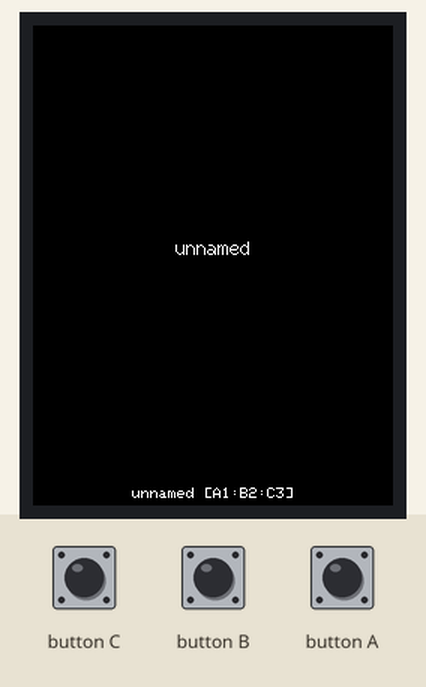
This program was run on a simulated ESP32-S3. On the bench: 240×320 colour display. The test bench sets the inputs (shaded band). WiFi joins after 1.5 s; servers stay silent unless stated; what the program prints to the serial monitor is not drawn.

Above: at 3.4 s.
At 5.7 s:
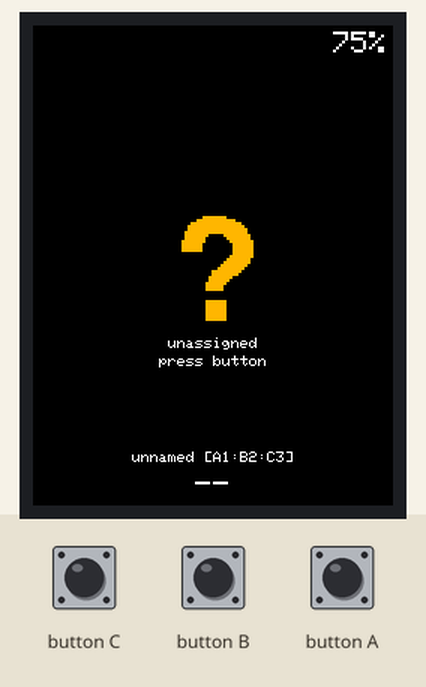
5.8 s: button A pressed for 0.15 s
At 6.5 s:
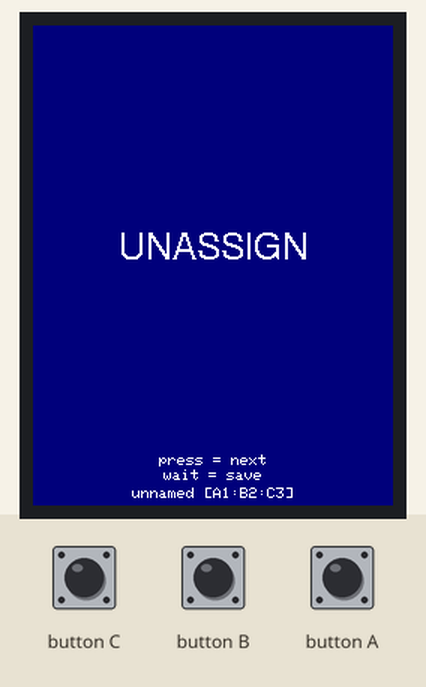
8.9 s: button A pressed for 1 s
At 10.1 s:
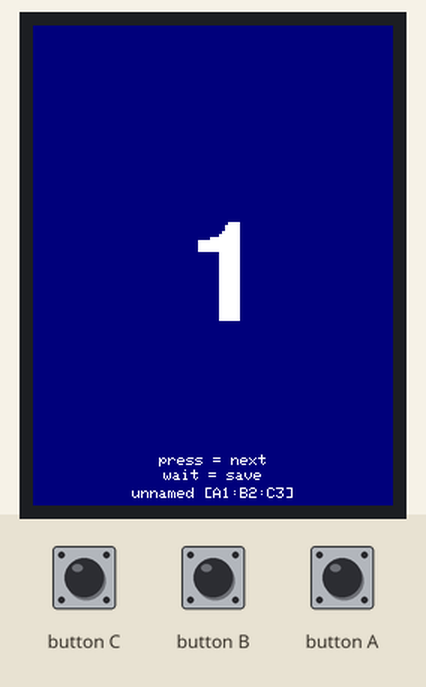
15.9 s: button A pressed for 3.2 s
At 21.1 s:
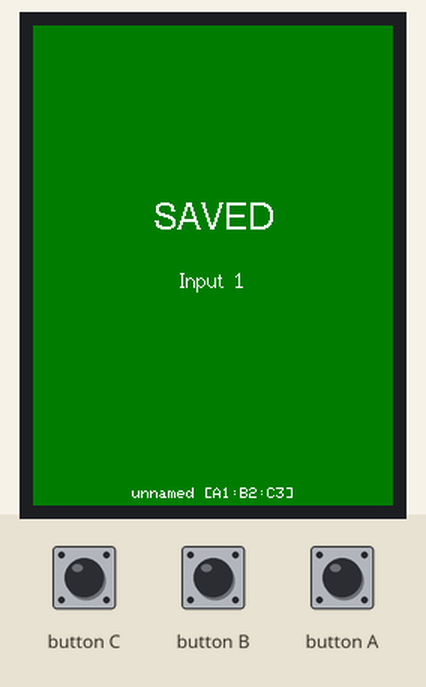
Timing chart, 0 to 22.6 s (numbered marks = the images above; inputs shaded):
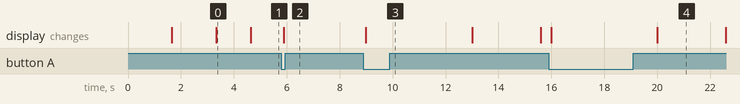

Measured:
- after the input at 5.8 s, the display: changes after 0.09 s (image 2)
- after the input at 8.9 s, the display: changes after 0.09 s (image 3)
- after the input at 15.9 s, the display: first changes after 0.09 s (image 4 shows a later state)
- what the display in image 0 shows lasts 1.3 s, from 3.3 s to 4.6 s

The program:

main.cpp
```cpp
// (licence header left out)
#include <M5Unified.h>
#include <WiFi.h>
#include <WiFiUdp.h>
#include <esp_wifi.h>
#include <ArduinoJson.h>
#include "config.h"

enum class TallyState { BOOT, IDLE, PREVIEW, PROGRAM, LOST };

static WiFiUDP tallyUdp;
static WiFiUDP statusUdp;

static TallyState state = TallyState::BOOT;
static TallyState drawnState = TallyState::BOOT;

static uint8_t  myCamera   = 0;        // 0 = unassigned
static uint8_t  maxCam     = DEFAULT_CAM_COUNT;
static uint8_t  pgmBright  = 255;
static uint8_t  pvwBright  = 60;
static char     myName[32] = "unnamed";
static char     macStr[18] = {0};
static char     inputNames[MAX_CAM_SLOTS][20] = {{0}};  // 1-based labels from server

static uint32_t lastPacketMs   = 0;
static uint32_t lastStatusMs   = 0;
static uint32_t lastHbMs       = 0;
static uint32_t lastBattSample = 0;
static uint32_t lastBattShowMs = 0;
static uint32_t overlayUntilMs = 0;

// Assign mode (main button)
static bool     assignMode   = false;
static int      pendingCam   = 0;
static uint32_t assignUntilMs = 0;

// Battery drain-rate EMA (percent per minute) for ETA estimation.
static float    battPct     = -1;
static float    drainPerMin = 0;
static int      etaMin      = -1;
static const float DRAIN_ALPHA = 0.25f;

static bool     screenOn = false;

// ---------------------------------------------------------------------------
// Display helpers
// ---------------------------------------------------------------------------
static void screenOff() {
  if (!screenOn && drawnState != TallyState::BOOT) return;
  M5.Display.setBrightness(0);
  M5.Display.fillScreen(TFT_BLACK);
  M5.Display.sleep();
  screenOn = false;
}

static void screenWake(uint8_t brightness) {
  M5.Display.wakeup();
  M5.Display.setBrightness(brightness);
  screenOn = true;
}

static const char* camLabel(int cam) {
  if (cam < 1 || cam >= MAX_CAM_SLOTS) return "";
  return inputNames[cam][0] ? inputNames[cam] : "";
}

// Portrait layout (SCREEN_ROTATION 0/2 -> 135 x 240):
//   top-right: battery %      center: big letter      bottom: camera name
static void drawChrome(uint16_t fg, uint16_t bg) {
  M5.Display.setTextColor(fg, bg);
  M5.Display.setFont(&fonts::Font0);
  M5.Display.setTextSize(2);
  if (battPct >= 0) {
    char b[8]; snprintf(b, sizeof(b), "%d%%", (int)battPct);
    M5.Display.setTextDatum(top_right);
    M5.Display.drawString(b, M5.Display.width() - 4, 4);
  }
  char cam[32];
  const char* lbl = camLabel(myCamera);
  if (myCamera == 0)  snprintf(cam, sizeof(cam), "--");
  else if (lbl[0])    snprintf(cam, sizeof(cam), "%s", lbl);
  else                snprintf(cam, sizeof(cam), "Cam %d", myCamera);
  M5.Display.setTextDatum(bottom_center);
  M5.Display.drawString(cam, M5.Display.width() / 2, M5.Display.height() - 6);
  M5.Display.setTextSize(1);
}

static void drawBigLetter(const char* letter, uint16_t fg, uint16_t bg, uint8_t scale) {
  // fonts::Font8 is 7-segment numerals only (no letters) -> use a real typeface.
  M5.Display.setTextColor(fg, bg);
  M5.Display.setFont(&fonts::FreeSansBold24pt7b);
  M5.Display.setTextSize(scale);
  M5.Display.setTextDatum(middle_center);
  M5.Display.drawString(letter, M5.Display.width() / 2, M5.Display.height() / 2);
  M5.Display.setTextSize(1);
}

static void drawBig(const char* letter, uint16_t bg, uint16_t fg, uint8_t brightness) {
  screenWake(brightness);
#if TALLY_STYLE == 1
  // Dot style: black field, large colored disc, NO letter. Same power as
  // full-field on this LCD (backlight is the cost), but far less light spill.
  M5.Display.fillScreen(TFT_BLACK);
  int r = (M5.Display.width() / 2) - DOT_MARGIN;
  M5.Display.fillCircle(M5.Display.width() / 2, M5.Display.height() / 2, r, bg);
  (void)letter;   // dot-only by design; letter is used in style 0
  drawChrome(TFT_WHITE, TFT_BLACK);
#else
  M5.Display.fillScreen(bg);
  drawBigLetter(letter, fg, bg, 3);
  drawChrome(fg, bg);
#endif
}

static void drawIdentity(int y) {
  // Small "who am I" line: name + MAC tail.
  M5.Display.setFont(&fonts::Font0);
  M5.Display.setTextSize(1);
  M5.Display.setTextDatum(bottom_center);
  char line[48];
  snprintf(line, sizeof(line), "%s [%s]", myName, macStr + 9);
  M5.Display.drawString(line, M5.Display.width() / 2, y);
}

static void drawLost() {
  screenWake(60);
  M5.Display.fillScreen(TFT_BLACK);
  drawBigLetter("?", TFT_ORANGE, TFT_BLACK, 2);
  M5.Display.setTextColor(TFT_WHITE, TFT_BLACK);
  M5.Display.setFont(&fonts::Font0);
  M5.Display.setTextSize(1);
  M5.Display.setTextDatum(middle_center);
  M5.Display.drawString((myCamera == 0) ? "unassigned" : "no signal",
                        M5.Display.width() / 2, M5.Display.height() / 2 + 52);
  if (myCamera == 0) M5.Display.drawString("press button", M5.Display.width() / 2, M5.Display.height() / 2 + 64);
  drawChrome(TFT_WHITE, TFT_BLACK);
  drawIdentity(M5.Display.height() - 28);
}

static void drawAssign() {
  screenWake(150);
  M5.Display.fillScreen(TFT_NAVY);
  M5.Display.setTextColor(TFT_WHITE, TFT_NAVY);
  M5.Display.setTextDatum(middle_center);
  if (pendingCam == 0) {
    M5.Display.setFont(&fonts::Font4);
    M5.Display.drawString("UNASSIGN", M5.Display.width() / 2, M5.Display.height() / 2 - 10);
  } else {
    char n[4]; snprintf(n, sizeof(n), "%d", pendingCam);
    drawBigLetter(n, TFT_WHITE, TFT_NAVY, 2);
    const char* lbl = camLabel(pendingCam);
    if (lbl[0]) {
      M5.Display.setFont(&fonts::Font2);
      M5.Display.drawString(lbl, M5.Display.width() / 2, M5.Display.height() / 2 + 48);
    }
  }
  M5.Display.setFont(&fonts::Font0);
  M5.Display.setTextSize(1);
  M5.Display.setTextDatum(bottom_center);
  M5.Display.drawString("press = next", M5.Display.width() / 2, M5.Display.height() - 26);
  M5.Display.drawString("wait = save",  M5.Display.width() / 2, M5.Display.height() - 16);
  drawIdentity(M5.Display.height() - 4);
}

static void drawBatteryOverlay() {
  screenWake(40);
  M5.Display.fillScreen(TFT_BLACK);
  M5.Display.setTextColor(battPct <= LOW_BATT_PCT ? TFT_RED : TFT_WHITE, TFT_BLACK);
  M5.Display.setTextDatum(middle_center);
  M5.Display.setFont(&fonts::Font4);
  M5.Display.drawString("BATT", M5.Display.width() / 2, M5.Display.height() / 2 - 40);
  char pct[8]; snprintf(pct, sizeof(pct), "%d%%", (int)battPct);
  M5.Display.drawString(pct, M5.Display.width() / 2, M5.Display.height() / 2 - 10);
  if (battPct <= LOW_BATT_PCT && etaMin > 0) {
    char line2[24];
    snprintf(line2, sizeof(line2), "~%d min", etaMin);
    M5.Display.setFont(&fonts::Font2);
    M5.Display.drawString(line2, M5.Display.width() / 2, M5.Display.height() / 2 + 24);
  }
  M5.Display.setFont(&fonts::Font0);
  drawIdentity(M5.Display.height() - 4);
  overlayUntilMs = millis() + BATT_OVERLAY_MS;
}

// ---------------------------------------------------------------------------
// Heartbeat (LED if available, otherwise brief dim screen pulse)
// ---------------------------------------------------------------------------
static void hbPulse(uint8_t times) {
  for (uint8_t i = 0; i < times; i++) {
#if LED_PIN >= 0
    digitalWrite(LED_PIN, LED_ACTIVE_HIGH ? HIGH : LOW);
    delay(HEARTBEAT_ON_MS);
    digitalWrite(LED_PIN, LED_ACTIVE_HIGH ? LOW : HIGH);
#else
    screenWake(8);
    M5.Display.fillScreen(state == TallyState::LOST ? TFT_ORANGE : TFT_DARKGREEN);
    delay(HEARTBEAT_ON_MS);
    screenOff();
#endif
    if (i + 1 < times) delay(120);
  }
}

// ---------------------------------------------------------------------------
// Battery sampling + ETA
// ---------------------------------------------------------------------------
static void sampleBattery() {
  int lvl = M5.Power.getBatteryLevel();   // VERIFY: M5Unified support for StickS3
  if (lvl < 0) return;
  uint32_t now = millis();
  if (battPct >= 0 && lastBattSample > 0) {
    float minutes = (now - lastBattSample) / 60000.0f;
    if (minutes > 0.5f) {
      float rate = (battPct - lvl) / minutes;
      if (rate >= 0 && rate < 5) {
        drainPerMin = (drainPerMin == 0) ? rate : (DRAIN_ALPHA * rate + (1 - DRAIN_ALPHA) * drainPerMin);
      }
    }
  }
  battPct = lvl;
  lastBattSample = now;
  etaMin = (drainPerMin > 0.05f) ? (int)(battPct / drainPerMin) : -1;
}

// ---------------------------------------------------------------------------
// Networking
// ---------------------------------------------------------------------------
static void sendStatus(int setCam = -1) {
  JsonDocument doc;
  doc["mac"]  = macStr;
  doc["batt"] = (battPct >= 0) ? (int)battPct : (int)-1;
  if (battPct >= 0 && battPct <= LOW_BATT_PCT && etaMin > 0) doc["eta"] = etaMin;
  doc["mv"]   = M5.Power.getBatteryVoltage();          // battery millivolts
  doc["chg"]  = (int)M5.Power.isCharging();            // 0=no, 1=yes, 2=unknown
  doc["rssi"] = WiFi.RSSI();
  doc["up"]   = millis() / 1000;
  doc["fw"]   = FW_VERSION;
  doc["cam"]  = myCamera;
  if (setCam >= 0) doc["setCam"] = setCam;   // device-initiated assignment (button)
  char buf[224];
  size_t n = serializeJson(doc, buf, sizeof(buf));
  statusUdp.beginPacket(IPAddress(255, 255, 255, 255), STATUS_PORT);
  statusUdp.write((const uint8_t*)buf, n);
  statusUdp.endPacket();
  lastStatusMs = millis();
}

static void handleConfigReply() {
  int sz = statusUdp.parsePacket();
  if (sz <= 0) return;
  char buf[512];
  int n = statusUdp.read(buf, sizeof(buf) - 1);
  if (n <= 0) return;
  buf[n] = 0;
  JsonDocument doc;
  if (deserializeJson(doc, buf)) return;
  uint8_t newCam = doc["cam"] | 0;
  if (!assignMode && newCam != myCamera) { myCamera = newCam; drawnState = TallyState::BOOT; }
  pgmBright = doc["pgmBright"] | 255;
  pvwBright = doc["pvwBright"] | 60;
  maxCam    = doc["maxCam"]    | DEFAULT_CAM_COUNT;
  if (maxCam >= MAX_CAM_SLOTS) maxCam = MAX_CAM_SLOTS - 1;
  if (doc["name"].is<const char*>()) strlcpy(myName, doc["name"], sizeof(myName));
  // Brightness changes apply immediately if the screen is currently lit.
  if (state == TallyState::PROGRAM || state == TallyState::PREVIEW) drawnState = TallyState::BOOT;
  // One-shot remote commands from the admin page.
  const char* cmd = doc["cmd"] | "";
  if (strcmp(cmd, "off") == 0) {
    Serial.println("[cmd] power off requested by admin");
    screenWake(80);
    M5.Display.fillScreen(TFT_BLACK);
    M5.Display.setTextColor(TFT_WHITE, TFT_BLACK);
    M5.Display.setFont(&fonts::Font4);
    M5.Display.setTextDatum(middle_center);
    M5.Display.drawString("POWER", M5.Display.width() / 2, M5.Display.height() / 2 - 16);
    M5.Display.drawString("OFF",   M5.Display.width() / 2, M5.Display.height() / 2 + 16);
    sendStatus();               // final report so the admin sees a fresh lastSeen
    delay(1500);
    M5.Power.powerOff();        // NOTE: with USB plugged, the PMIC may restart instead
  } else if (strcmp(cmd, "reboot") == 0) {
    Serial.println("[cmd] reboot requested by admin");
    delay(200);
    ESP.restart();
  }
  if (doc["inputs"].is<JsonObject>()) {
    for (int i = 1; i <= maxCam; i++) {
      char key[4]; snprintf(key, sizeof(key), "%d", i);
      if (doc["inputs"][key].is<const char*>())
        strlcpy(inputNames[i], doc["inputs"][key], sizeof(inputNames[i]));
    }
  }
}

static void handleTallyPacket() {
  int sz = tallyUdp.parsePacket();
  if (sz < 4) { if (sz > 0) tallyUdp.flush(); return; }
  uint8_t buf[64];
  int n = tallyUdp.read(buf, sizeof(buf));
  if (n < 4 || buf[0] != 'T' || buf[1] != '1') return;
  uint8_t camCount = buf[3];
  if (n < 4 + camCount) return;
  lastPacketMs = millis();

  uint8_t bits = (myCamera >= 1 && myCamera <= camCount) ? buf[3 + myCamera] : 0;
  TallyState next = (bits & 0x01) ? TallyState::PROGRAM
                  : (bits & 0x02) ? TallyState::PREVIEW
                  : TallyState::IDLE;
  if (myCamera == 0) next = TallyState::LOST;
  state = next;
}

// ---------------------------------------------------------------------------
// Assign mode (main button)
// ---------------------------------------------------------------------------
static void drawAssignSaved() {
  screenWake(150);
  M5.Display.fillScreen(TFT_DARKGREEN);
  M5.Display.setTextColor(TFT_WHITE, TFT_DARKGREEN);
  M5.Display.setTextDatum(middle_center);
  M5.Display.setFont(&fonts::Font4);
  M5.Display.drawString("SAVED", M5.Display.width() / 2, M5.Display.height() / 2 - 30);
  char line[32];
  if (myCamera == 0) snprintf(line, sizeof(line), "unassigned");
  else {
    const char* lbl = camLabel(myCamera);
    if (lbl[0]) snprintf(line, sizeof(line), "%d: %s", myCamera, lbl);
    else        snprintf(line, sizeof(line), "Input %d", myCamera);
  }
  M5.Display.setFont(&fonts::Font2);
  M5.Display.drawString(line, M5.Display.width() / 2, M5.Display.height() / 2 + 10);
  M5.Display.setFont(&fonts::Font0);
  drawIdentity(M5.Display.height() - 4);
  overlayUntilMs = millis() + ASSIGN_CONFIRM_MS;
}

static void handleAssignButton() {
  if (M5.BtnA.wasPressed()) {
    if (!assignMode) {
      assignMode = true;
      pendingCam = myCamera;
    } else {
      pendingCam = (pendingCam + 1) % (maxCam + 1);   // 1..maxCam then 0 (unassign)
      if (pendingCam == 0 && myCamera == 0) pendingCam = 1; // skip no-op for fresh units
    }
    assignUntilMs = millis() + ASSIGN_TIMEOUT_MS;
    drawAssign();
  }
  if (assignMode && millis() > assignUntilMs) {
    assignMode = false;
    if (pendingCam != myCamera) {
      myCamera = (uint8_t)pendingCam;
      sendStatus(pendingCam);                          // persist on server by MAC
    }
    drawAssignSaved();                                 // visible confirmation, then normal state
    drawnState = TallyState::BOOT;                     // force redraw of real state afterwards
  }
}

// ---------------------------------------------------------------------------
static void render() {
  if (assignMode) return;                              // assign screen owns display
  if (millis() < overlayUntilMs) return;               // battery overlay owns display
  if (state == drawnState) return;
  switch (state) {
    case TallyState::PROGRAM: drawBig("L", TFT_RED,   TFT_WHITE, pgmBright); break;
    case TallyState::PREVIEW: drawBig("P", TFT_GREEN, TFT_BLACK, pvwBright); break;
    case TallyState::IDLE:    screenOff(); break;
    case TallyState::LOST:    drawLost(); break;
    default: break;
  }
  drawnState = state;
}

void setup() {
  Serial.begin(115200);
  delay(1500);
  Serial.println("[boot] alive, before M5.begin");
  auto cfg = M5.config();
  M5.begin(cfg);   // board selection: -DM5GFX_BOARD in platformio.ini (see README)
  Serial.printf("[boot] fw %s board=%d batt=%d%%\n", FW_VERSION, (int)M5.getBoard(), M5.Power.getBatteryLevel());
  Serial.printf("[boot] display %dx%d\n", M5.Display.width(), M5.Display.height());
  Serial.printf("[boot] batt %dmV charging=%d\n", M5.Power.getBatteryVoltage(), (int)M5.Power.isCharging());
  M5.Display.setRotation(SCREEN_ROTATION);
  screenWake(80);
  M5.Display.setTextColor(TFT_WHITE, TFT_BLACK);
  M5.Display.setTextDatum(middle_center);
  M5.Display.drawString("Connecting WiFi...", M5.Display.width() / 2, M5.Display.height() / 2);

#if LED_PIN >= 0
  pinMode(LED_PIN, OUTPUT);
  digitalWrite(LED_PIN, LED_ACTIVE_HIGH ? LOW : HIGH);
#endif

  WiFi.mode(WIFI_STA);
  WiFi.begin(WIFI_SSID, WIFI_PASS);
  while (WiFi.status() != WL_CONNECTED) { delay(200); M5.update(); }
  Serial.printf("[wifi] connected ip=%s rssi=%d\n", WiFi.localIP().toString().c_str(), WiFi.RSSI());
  esp_wifi_set_ps(WIFI_PS_MIN_MODEM);  // MAX_MODEM skips beacons and misses broadcasts
  setCpuFrequencyMhz(80);              // 240 MHz -> 80 MHz: ~30 mA saved; WiFi needs >= 80
  Serial.printf("[boot] cpu %lu MHz\n", (unsigned long)getCpuFrequencyMhz());

  snprintf(macStr, sizeof(macStr), "%s", WiFi.macAddress().c_str());

  // Boot identity screen: lets the swap crew see who this unit is immediately.
  M5.Display.fillScreen(TFT_BLACK);
  M5.Display.setFont(&fonts::Font2);
  M5.Display.setTextDatum(middle_center);
  M5.Display.drawString(myName, M5.Display.width() / 2, M5.Display.height() / 2 - 12);
  M5.Display.setFont(&fonts::Font0);
  drawIdentity(M5.Display.height() - 4);

  tallyUdp.begin(TALLY_PORT);
  statusUdp.begin(0);

  sampleBattery();
  sendStatus();                     // registers us + fetches config (incl. our name)
  lastPacketMs = millis();
  state = TallyState::LOST;
  delay(1200);                      // let the identity screen be readable
}

void loop() {
  M5.update();
  handleAssignButton();
  handleTallyPacket();
  handleConfigReply();

  uint32_t now = millis();

  if (now - lastPacketMs > LOST_SIGNAL_MS) state = TallyState::LOST;

  if (now - lastStatusMs > STATUS_PERIOD_MS) sendStatus();
  if (now - lastBattSample > BATT_SAMPLE_MS) sampleBattery();

  uint32_t period = ((battPct >= 0 && battPct <= LOW_BATT_PCT)
                    ? BATT_OVERLAY_PERIOD_LOW_MIN : BATT_OVERLAY_PERIOD_NORMAL_MIN) * 60000UL;
  if (!assignMode && battPct >= 0 && now - lastBattShowMs > period) {
    lastBattShowMs = now;
    drawBatteryOverlay();
    drawnState = TallyState::BOOT;
  }
  if (overlayUntilMs && now >= overlayUntilMs) { overlayUntilMs = 0; drawnState = TallyState::BOOT; }

  if (!assignMode && (state == TallyState::IDLE || state == TallyState::LOST) && now - lastHbMs > HEARTBEAT_PERIOD_MS) {
    lastHbMs = now;
    bool lowBatt = battPct >= 0 && battPct <= LOW_BATT_PCT;
    if (state == TallyState::IDLE) hbPulse(lowBatt ? 3 : 1);
#if LED_PIN >= 0
    if (state == TallyState::LOST) hbPulse(2);
#endif
  }

  render();
  delay(20);
}
```

Source omitted: config.h (2276 bytes)
